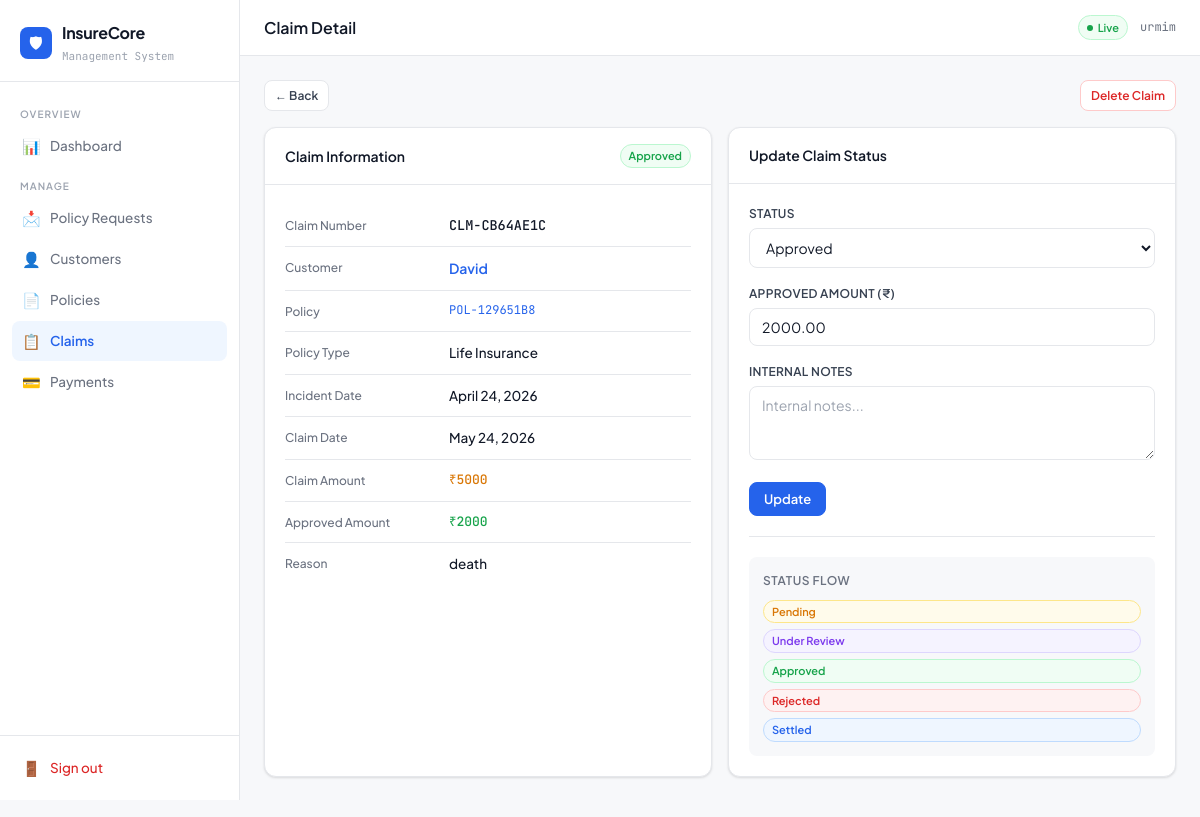
The app's page /claims/2/ (signed in) with its own data.
### insurance/models.py (models this page shows, shortened)
class Claim(models.Model):
    STATUS_CHOICES = [
        ('pending', 'Pending'),
        ('under_review', 'Under Review'),
        ('approved', 'Approved'),
        ('rejected', 'Rejected'),
        ('settled', 'Settled'),
    ]
    policy = models.ForeignKey(Policy, on_delete=models.CASCADE, related_name='claims')
    claim_number = models.CharField(max_length=50, unique=True)
    claim_date = models.DateField(auto_now_add=True)
    incident_date = models.DateField()
    claim_amount = models.DecimalField(max_digits=12, decimal_places=2)
    approved_amount = models.DecimalField(max_digits=12, decimal_places=2, null=True, blank=True)
    reason = models.TextField()
    status = models.CharField(max_length=20, choices=STATUS_CHOICES, default='pending')
    document = models.FileField(upload_to='claims/', null=True, blank=True)
    notes = models.TextField(blank=True)
    created_at = models.DateTimeField(auto_now_add=True)
    updated_at = models.DateTimeField(auto_now=True)
    class Meta:
        ordering = ['-created_at']

class Policy(models.Model):
    POLICY_TYPES = [
        ('life', 'Life Insurance'),
        ('health', 'Health Insurance'),
        ('vehicle', 'Vehicle Insurance'),
        ('home', 'Home Insurance'),
        ('travel', 'Travel Insurance'),
    ]
    STATUS_CHOICES = [
        ('active', 'Active'),
        ('expired', 'Expired'),
        ('cancelled', 'Cancelled'),
        ('pending', 'Pending'),
    ]
    customer = models.ForeignKey(Customer, on_delete=models.CASCADE, related_name='policies')
    policy_number = models.CharField(max_length=50, unique=True)
    policy_type = models.CharField(max_length=20, choices=POLICY_TYPES)
    cover_amount = models.DecimalField(max_digits=12, decimal_places=2)
    premium_amount = models.DecimalField(max_digits=10, decimal_places=2)
    start_date = models.DateField()
    end_date = models.DateField()
    status = models.CharField(max_length=20, choices=STATUS_CHOICES, default='active')
    description = models.TextField(blank=True)
    created_at = models.DateTimeField(auto_now_add=True)
    class Meta:
        ordering = ['-created_at']
        verbose_name_plural = 'Policies'

class Customer(models.Model):
    GENDER_CHOICES = [('M', 'Male'), ('F', 'Female'), ('O', 'Other')]
    user = models.OneToOneField(User, on_delete=models.CASCADE, null=True, blank=True)
    name = models.CharField(max_length=150)
    email = models.EmailField(unique=True)
    phone = models.CharField(max_length=20)
    date_of_birth = models.DateField(null=True, blank=True)
    gender = models.CharField(max_length=1, choices=GENDER_CHOICES, default='M')
    address = models.TextField(blank=True)
    created_at = models.DateTimeField(auto_now_add=True)
    class Meta:
        ordering = ['-created_at']

### insurance/views.py (the view, shortened to what this page needs)
# urls.py: path('claims/<int:pk>/', views.claim_detail, name='claim_detail'),
@admin_required
def claim_detail(request, pk):
    claim = get_object_or_404(Claim, pk=pk)
    old_status = claim.status
    update_form = ClaimUpdateForm(request.POST or None, instance=claim)
    return render(request, 'insurance/claim_detail.html', {'claim': claim, 'form': update_form})

### insurance/forms.py
class ClaimUpdateForm(forms.ModelForm):
    class Meta:
        model = Claim
        fields = ['status', 'approved_amount', 'notes']
        widgets = {
            'status': forms.Select(attrs={'class': 'form-input'}),
            'approved_amount': forms.NumberInput(attrs={'placeholder': 'Approved amount', 'class': 'form-input'}),
            'notes': forms.Textarea(attrs={'placeholder': 'Internal notes...', 'class': 'form-input', 'rows': 3}),
        }

### insurance/views.py (called while the page is built)
def admin_required(view_func):
    from functools import wraps
    @wraps(view_func)
    def wrapper(request, *args, **kwargs):
        if not request.user.is_authenticated:
            return redirect('login')
        if not request.user.is_staff:
            return redirect('customer_portal_dashboard')
        return view_func(request, *args, **kwargs)
    return wrapper

### insurance/templates/insurance/claim_detail.html (shortened to what this page needs)
{% extends "insurance/base.html" %}
{% block page_title %}Claim Detail{% endblock %}
{% block content %}
<div style="margin-bottom:16px;display:flex;align-items:center;justify-content:space-between">
  <a href="{% url 'claims' %}" class="btn btn-secondary btn-sm">← Back</a>
  <a href="{% url 'claim_delete' claim.pk %}" class="btn btn-danger btn-sm">Delete Claim</a>
</div>
<div class="two-col" style="margin-bottom:16px">
  <div class="card">
    <div class="card-header">
      <span class="card-title">Claim Information</span>
      <span class="badge badge-{{ claim.status }}">{{ claim.get_status_display }}</span>
    </div>
    <div class="card-body">
      <div class="detail-row"><span class="detail-label">Claim Number</span><span class="detail-value mono">{{ claim.claim_number }}</span></div>
      <div class="detail-row"><span class="detail-label">Customer</span>
        <a href="{% url 'customer_detail' claim.policy.customer.pk %}" style="color:var(--blue);text-decoration:none;font-weight:600">{{ claim.policy.customer.name }}</a>
      </div>
      <div class="detail-row"><span class="detail-label">Policy</span>
        <a href="{% url 'policy_detail' claim.policy.pk %}" class="mono" style="color:var(--blue);text-decoration:none">{{ claim.policy.policy_number }}</a>
      </div>
      <div class="detail-row"><span class="detail-label">Policy Type</span><span class="detail-value">{{ claim.policy.get_policy_type_display }}</span></div>
      <div class="detail-row"><span class="detail-label">Incident Date</span><span class="detail-value">{{ claim.incident_date }}</span></div>
      <div class="detail-row"><span class="detail-label">Claim Date</span><span class="detail-value">{{ claim.claim_date }}</span></div>
      <div class="detail-row"><span class="detail-label">Claim Amount</span><span class="detail-value amount" style="color:var(--amber)">₹{{ claim.claim_amount|floatformat:0 }}</span></div>
      {% if claim.approved_amount %}
      <div class="detail-row"><span class="detail-label">Approved Amount</span><span class="detail-value amount" style="color:var(--green)">₹{{ claim.approved_amount|floatformat:0 }}</span></div>
      {% endif %}
      <div class="detail-row"><span class="detail-label">Reason</span><span class="detail-value">{{ claim.reason }}</span></div>
    </div>
  </div>
  <div class="card">
    <div class="card-header"><span class="card-title">Update Claim Status</span></div>
    <div class="card-body">
      <form method="POST">
        <div class="field">
          <label>Status</label>
          {{ form.status }}
        </div>
        <div class="field">
          <label>Approved Amount (₹)</label>
          {{ form.approved_amount }}
        </div>
        <div class="field">
          <label>Internal Notes</label>
          {{ form.notes }}
        </div>
        <button type="submit" class="btn btn-primary">Update</button>
      </form>
      <hr class="divider">
      <div style="background:var(--bg);border-radius:var(--radius);padding:14px">
        <div style="font-size:12px;font-weight:600;color:var(--text-3);margin-bottom:10px;text-transform:uppercase;letter-spacing:.5px">Status Flow</div>
        <div style="display:flex;flex-direction:column;gap:6px">
          <span class="badge badge-pending">Pending</span>
          <span class="badge badge-under_review">Under Review</span>
          <span class="badge badge-approved">Approved</span>
          <span class="badge badge-rejected">Rejected</span>
          <span class="badge badge-settled">Settled</span>
        </div>
      </div>
    </div>
  </div>
</div>
{% endblock %}

### insurance/templates/insurance/base.html (shortened to what this page needs)
{% load static %}
<!DOCTYPE html>
<html lang="en">
<head>
</head>
<body>
<div class="layout">
{% if user.is_authenticated %}
<aside class="sidebar">
  <div class="sidebar-brand">
    <div class="brand-row">
      <div class="brand-icon">🛡</div>
      <div>
        <div class="brand-name">InsureCore</div>
        <div class="brand-sub">Management System</div>
      </div>
    </div>
  </div>
  <nav class="sidebar-nav">
    <div class="nav-section">Overview</div>
    <a href="{% url 'dashboard' %}" class="nav-link {% if request.resolver_match.url_name == 'dashboard' %}active{% endif %}">
      <span class="nav-icon">📊</span> Dashboard
    </a>
    <div class="nav-section">Manage</div>
    <a href="{% url 'policy_request_list' %}" class="nav-link {% if 'policy_request' in request.resolver_match.url_name %}active{% endif %}">
  <span class="nav-icon">📩</span> Policy Requests
</a>
    <a href="{% url 'customers' %}" class="nav-link {% if 'customer' in request.resolver_match.url_name %}active{% endif %}">
      <span class="nav-icon">👤</span> Customers
    </a>
    <a href="{% url 'policies' %}" class="nav-link {% if 'polic' in request.resolver_match.url_name %}active{% endif %}">
      <span class="nav-icon">📄</span> Policies
    </a>
    <a href="{% url 'claims' %}" class="nav-link {% if 'claim' in request.resolver_match.url_name %}active{% endif %}">
      <span class="nav-icon">📋</span> Claims
    </a>
    <a href="{% url 'payments' %}" class="nav-link {% if 'payment' in request.resolver_match.url_name %}active{% endif %}">
      <span class="nav-icon">💳</span> Payments
    </a>
  </nav>
  <div class="sidebar-footer">
    <a href="{% url 'logout' %}" class="logout-link">
      <span class="nav-icon">🚪</span> Sign out
    </a>
  </div>
</aside>
{% endif %}
<main class="main" {% if not user.is_authenticated %}style="margin-left:0"{% endif %}>
  {% if user.is_authenticated %}
  <div class="topbar">
    <span class="page-heading">{% block page_title %}Dashboard{% endblock %}</span>
    <div class="topbar-right">
      <span class="badge-live">Live</span>
      <span class="topbar-user">{{ user.username }}</span>
    </div>
  </div>
  {% endif %}
  <div class="content">
    {% block content %}{% endblock %}
  </div>
</main>
</div>
</body>
</html>

### records on screen
Claim: status "Approved", claim_number "CLM-CB64AE1C", policy.customer.name "David", policy.policy_number "POL-129651B8", policy.policy_type "Life Insurance", incident_date "April 24, 2026", claim_date "May 24, 2026", claim_amount "5000", approved_amount "2000", reason "death", approved_amount "2000.00"

### other values on screen
{{ user.username }} "urmim"
